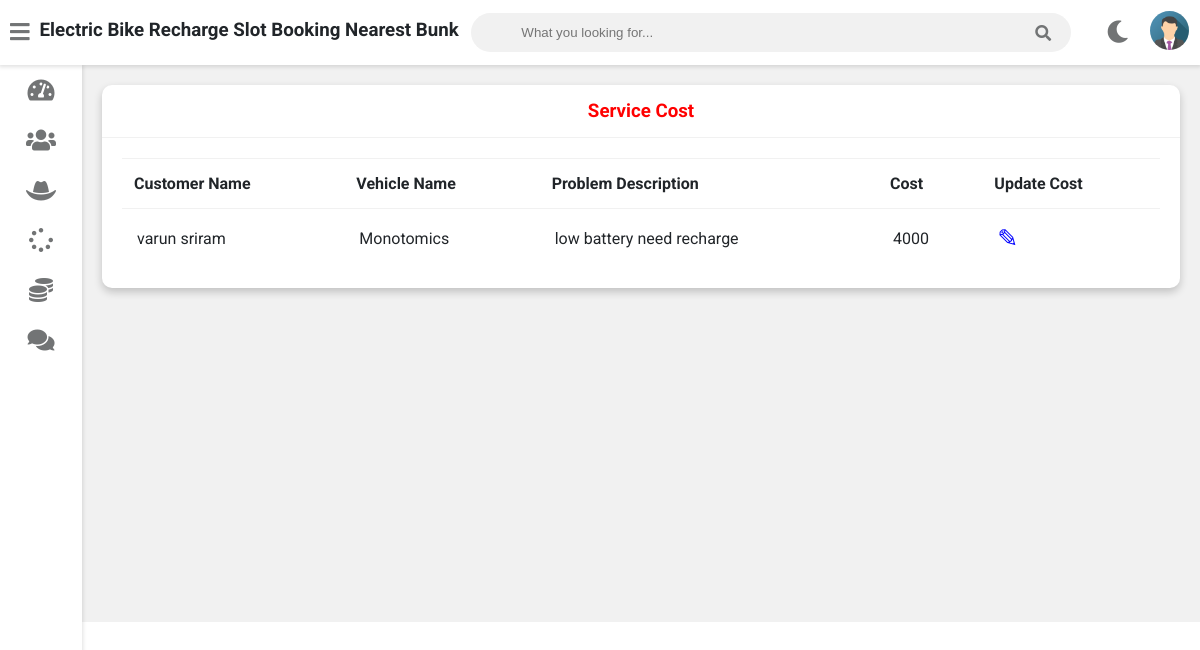
Screenshot of /admin-view-service-cost (signed in) with the database file from the repository.
### vehicle/models.py (models this page shows, shortened)
class Customer(models.Model):
    user=models.OneToOneField(User,on_delete=models.CASCADE)
    profile_pic= models.ImageField(upload_to='profile_pic/CustomerProfilePic/',null=True,blank=True)
    address = models.CharField(max_length=40)
    mobile = models.CharField(max_length=20,null=False)
    @property
    def get_name(self):
        return self.user.first_name+" "+self.user.last_name
    def __str__(self):
        return self.user.first_name

class Request(models.Model):
    cat=(('two wheeler with gear','two wheeler with gear'),('two wheeler without gear','two wheeler without gear'))
    category=models.CharField(max_length=50,choices=cat)
    vehicle_no=models.PositiveIntegerField(null=False)
    vehicle_name = models.CharField(max_length=40,null=False)
    vehicle_model = models.CharField(max_length=40,null=False)
    vehicle_brand = models.CharField(max_length=40,null=False)
    problem_description = models.CharField(max_length=500,null=False)
    date=models.DateField(auto_now=True)
    cost=models.PositiveIntegerField(null=True)
    customer=models.ForeignKey('Customer', on_delete=models.CASCADE,null=True)
    mechanic=models.ForeignKey('Mechanic',on_delete=models.CASCADE,null=True)
    stat=(('Pending','Pending'),('Approved','Approved'),('Recharging','Recharging'),('Recharging Done','Recharging Done'),('Released','Released'))
    status=models.CharField(max_length=50,choices=stat,default='Pending',null=True)

### vehicle/views.py (the view)
# urls.py: path('admin-view-service-cost',views.admin_view_service_cost_view,name='admin-view-service-cost'),
@login_required(login_url='adminlogin')
def admin_view_service_cost_view(request):
    enquiry=models.Request.objects.all().order_by('-id')
    customers=[]
    for enq in enquiry:
        customer=models.Customer.objects.get(id=enq.customer_id)
        customers.append(customer)
    print(customers)
    return render(request,'vehicle/admin_view_service_cost.html',{'data':zip(customers,enquiry)})

### templates/vehicle/admin_view_service_cost.html
{% extends 'vehicle/adminbase.html' %}
{% block content %}
	<div class="wrapper">
		<div class="row">
			<div class="col-12 col-m-12 col-sm-12">
				<div class="card">
					<div class="card-header">
						<h3 style="color:red; text-align:center" >Service Cost
						</h3>
					</div>
					<div class="card-content">
						<table>
							<thead>
                <tr>
                  <th>Customer Name</th>
                  <th>Vehicle Name</th>
                  <th>Problem Description</th>
                  <th>Cost</th>
                  <th>Update Cost</th>
                </tr>
							</thead>
							<tbody>
                {% for c,r in data %}
                <tr>
                  <td> {{c.get_name}}</td>
                  <td> {{r.vehicle_name}}</td>
                  <td>{{r.problem_description}}</td>
                  <td>{{r.cost}}</td>
                  <td><a  style="color:blue; text-decoration:none;font-size:25px;" href="{% url 'update-cost' r.id  %}">&#9998;</a></td>
                </tr>
                {% endfor %}
							</tbody>
						</table>
					</div>
				</div>
			</div>
		</div>
<br><br><br><br><br><br><br><br><br><br><br><br><br><br><br><br>
	</div>
{% endblock content %}

### static/style.css (style rules this page uses)
:root { --primary-color: #4834d4; --success-color: #6ab04c; --warning-color: #f0932b; --danger-color: #eb4d4b; --light-color: #212529; --light-second-color: #727475; --light-background: #ffffff; --light-second-background: #f1f1f1; --dark-color: #909090; --dark-second-color: #f5f6fa; --dark-background: #23242D; --dark-second-background: #181818; }
.light { --main-bg-color: var(--light-background); --second-bg-color: var(--light-second-background); --main-color: var(--light-color); --second-color: var(--light-second-color); }
* { box-sizing: border-box; }
body { font-family: 'Roboto', sans-serif; background: var(--main-bg-color); color: var(--main-color); margin: 0; }
.wrapper { padding: 10px; margin-left: 82px; padding-top: 75px; background: var(--second-bg-color); transition: margin-left .5s; }
.row { display: flex; flex-wrap: wrap; flex-direction: row; }
.row:after, .row:before { box-sizing: border-box; }
[class*="col-"] { padding: 10px; }
@media only screen and (min-width: 600px) { .col-sm-12 { width: 100%; } }
@media only screen and (min-width: 768px) { .col-m-12 { width: 100%; } }
@media only screen and (min-width: 992px) { .col-12 { width: 100%; } }
.card { background: var(--main-bg-color); color: var(--main-color); border-radius: 10px; margin-bottom: 10px; box-shadow: 0 4px 8px 0 rgba(0,0,0,0.2); }
.card-header { padding: 15px 30px; border-bottom: 1px solid var(--second-bg-color); position: relative; }
.card-header h3 { margin: 0; }
.card-content { padding: 20px; overflow-x: auto; }
table { border-collapse: collapse; width: 100%; }
table td { border-top: 1px solid var(--second-bg-color); padding: 15px; }
table th { border-top: 1px solid var(--second-bg-color); border-bottom: 1px solid var(--second-bg-color); padding: 15px 12px; text-align: left; }

### rows the page displays
Customer: get_name "varun sriram", vehicle_name "Monotomics", problem_description "low battery need recharge", cost "4000"
